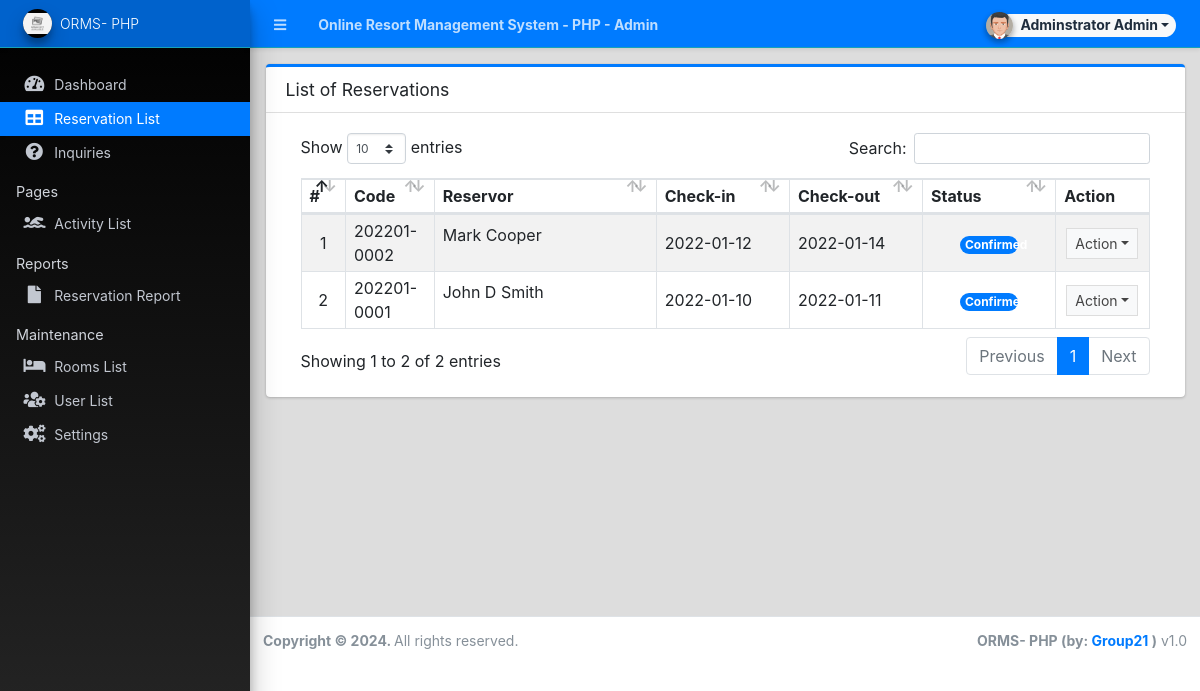
/admin/?page=reservations (signed in), run on an earlier commit of the app's database.
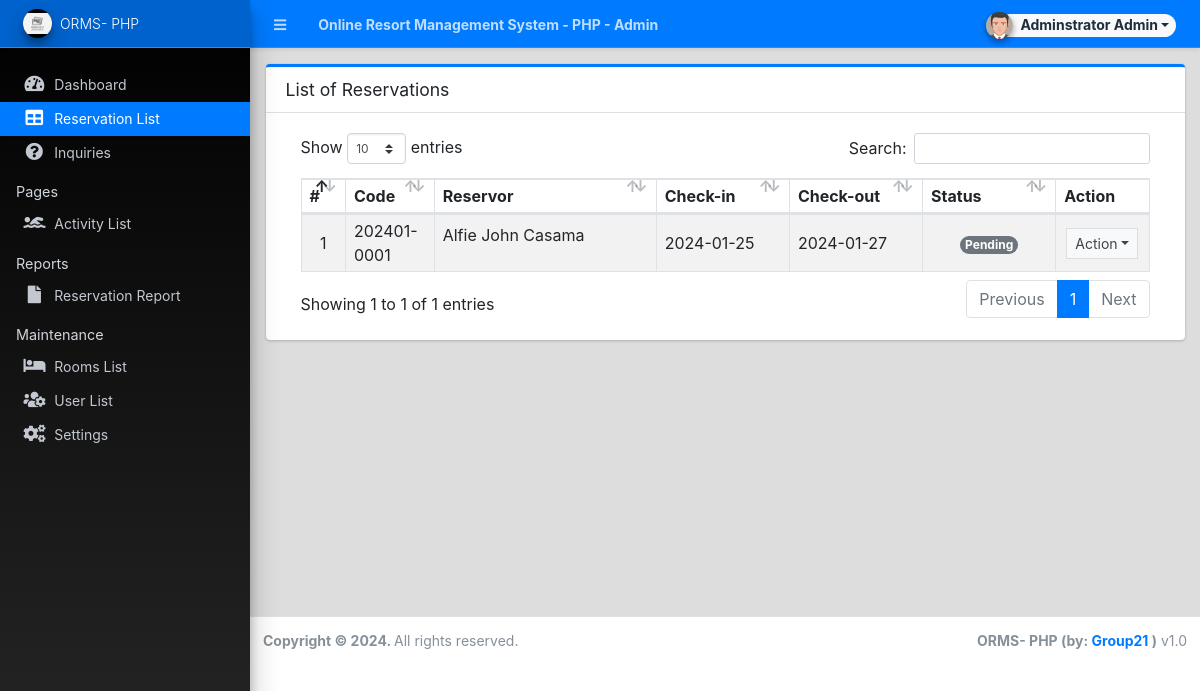
And on a later commit of the database.
### tables this page shows
CREATE TABLE `reservation_list` (
  `id` int(30) NOT NULL,
  `code` varchar(100) NOT NULL,
  `room_id` int(30) NOT NULL,
  `check_in` date NOT NULL,
  `check_out` date NOT NULL,
  `fullname` text NOT NULL,
  `contact` text NOT NULL,
  `email` text NOT NULL,
  `address` text NOT NULL,
  `status` tinyint(1) NOT NULL DEFAULT 0 COMMENT '0=Pending, 1 = Confirmed, 2=Cancelled',
  `date_created` datetime NOT NULL DEFAULT current_timestamp(),
  `date_updated` datetime DEFAULT NULL ON UPDATE current_timestamp()
);

### config.php (called while the page is built, shortened)
<?php
require_once('classes/DBConnection.php');
require_once('classes/SystemSettings.php');
function validate_image($file){
	if(!empty($file)){
        $ex = explode('?',$file);
        $file = $ex[0];
        $param =  isset($ex[1]) ? '?'.$ex[1]  : '';
		if(is_file(base_app.$file)){
			return base_url.$file.$param;
		}else{
			return base_url.'dist/img/no-image-available.png';
		}
	}else{
		return base_url.'dist/img/no-image-available.png';
	}
}
function isMobileDevice(){
    $aMobileUA = array(
        '/iphone/i' => 'iPhone',
        '/ipod/i' => 'iPod',
        '/ipad/i' => 'iPad',
        '/android/i' => 'Android',
        '/blackberry/i' => 'BlackBerry',
        '/webos/i' => 'Mobile'
    );
    return false;
}
?>

### classes/DBConnection.php (called while the page is built, shortened)
<?php
class DBConnection{
    private $host = DB_SERVER;
    private $username = DB_USERNAME;
    private $password = DB_PASSWORD;
    private $database = DB_NAME;
    public $conn;
    public function __construct(){
        if (!isset($this->conn)) {
            $this->conn = new mysqli($this->host, $this->username, $this->password, $this->database);
        }
    }
}
?>

### classes/SystemSettings.php (called while the page is built, shortened)
<?php
class SystemSettings extends DBConnection{
	function userdata($field = ''){
		if(!empty($field)){
			if(isset($_SESSION['userdata'][$field]))
				return $_SESSION['userdata'][$field];
			else
				return null;
		}else{
			return false;
		}
	}
	function info($field=''){
		if(!empty($field)){
			if(isset($_SESSION['system_info'][$field]))
				return $_SESSION['system_info'][$field];
			else
				return false;
		}else{
			return false;
		}
	}
}
$_settings = new SystemSettings();
?>

### admin/reservations/index.php (the view, shortened to what this page needs)
<div class="card card-outline card-primary">
	<div class="card-header">
		<h3 class="card-title">List of Reservations</h3>
	</div>
	<div class="card-body">
		<div class="container-fluid">
        <div class="container-fluid">
			<table class="table table-hover table-striped table-bordered">
				<colgroup>
					<col width="5%">
					<col width="10%">
					<col width="25%">
					<col width="15%">
					<col width="15%">
					<col width="15%">
					<col width="10%">
				</colgroup>
				<thead>
					<tr>
						<th>#</th>
						<th>Code</th>
						<th>Reservor</th>
						<th>Check-in</th>
						<th>Check-out</th>
						<th>Status</th>
						<th>Action</th>
					</tr>
				</thead>
				<tbody>
					<?php
						$i = 1;
						$qry = $conn->query("SELECT * from `reservation_list` order by `status` asc, unix_timestamp(`date_created`) desc ");
						while($row = $qry->fetch_assoc()):
					?>
						<tr>
							<td class="text-center"><?= $i++ ?></td>
							<td><?php echo ($row['code']) ?></td>
							<td class=""><p class="truncate-1"><?php echo ucwords($row['fullname']) ?></p></td>
							<td class=""><?php echo date("Y-m-d",strtotime($row['check_in'])) ?></td>
							<td class=""><?php echo date("Y-m-d",strtotime($row['check_out'])) ?></td>
							<td class="text-center">
								<?php
									switch ($row['status']){
										case 0:
											echo '<span class="rounded-pill badge badge-secondary col-6">Pending</span>';
											break;
										case 1:
											echo '<span class="rounded-pill badge badge-primary col-6">Confirmed</span>';
											break;
									}
								?>
							</td>
							<td align="center">
								 <button type="button" class="btn btn-flat btn-default btn-sm dropdown-toggle dropdown-icon" data-toggle="dropdown">
				                  		Action
				                  </button>
							</td>
						</tr>
					<?php endwhile; ?>
				</tbody>
			</table>
		</div>
		</div>
	</div>
</div>

### admin/index.php (shortened to what this page needs)
<?php require_once('../config.php'); ?>
 <!DOCTYPE html>
<html lang="en" class="" style="height: auto;">
<?php require_once('inc/header.php') ?>
  <body class="sidebar-mini layout-fixed control-sidebar-slide-open layout-navbar-fixed sidebar-mini-md sidebar-mini-xs" data-new-gr-c-s-check-loaded="14.991.0" data-gr-ext-installed="" style="height: auto;">
    <div class="wrapper">
     <?php require_once('inc/topBarNav.php') ?>
     <?php require_once('inc/navigation.php') ?>
     <?php $page = isset($_GET['page']) ? $_GET['page'] : 'home';  ?>
      <div class="content-wrapper pt-3" style="min-height: 567.854px;">
        <section class="content ">
          <div class="container-fluid">
            <?php
              if(!file_exists($page.".php") && !is_dir($page)){
                  include '404.html';
              }else{
                if(is_dir($page))
                  include $page.'/index.php';
                else
                  include $page.'.php';
              }
            ?>
          </div>
        </section>
      </div>
      <?php require_once('inc/footer.php') ?>
  </body>
</html>

### admin/inc/header.php (shortened to what this page needs)
<head>
    <link rel="stylesheet" href="<?php echo base_url ?>plugins/fontawesome-free/css/all.min.css">
    <link rel="stylesheet" href="<?php echo base_url ?>plugins/tempusdominus-bootstrap-4/css/tempusdominus-bootstrap-4.min.css">
  <link rel="stylesheet" href="<?php echo base_url ?>plugins/datatables-bs4/css/dataTables.bootstrap4.min.css">
  <link rel="stylesheet" href="<?php echo base_url ?>plugins/datatables-responsive/css/responsive.bootstrap4.min.css">
  <link rel="stylesheet" href="<?php echo base_url ?>plugins/datatables-buttons/css/buttons.bootstrap4.min.css">
  <link rel="stylesheet" href="<?php echo base_url ?>plugins/select2/css/select2.min.css">
  <link rel="stylesheet" href="<?php echo base_url ?>plugins/select2-bootstrap4-theme/select2-bootstrap4.min.css">
    <link rel="stylesheet" href="<?php echo base_url ?>plugins/icheck-bootstrap/icheck-bootstrap.min.css">
    <link rel="stylesheet" href="<?php echo base_url ?>plugins/jqvmap/jqvmap.min.css">
    <link rel="stylesheet" href="<?php echo base_url ?>plugins/fullcalendar/main.css">
    <link rel="stylesheet" href="<?php echo base_url ?>dist/css/adminlte.css">
    <link rel="stylesheet" href="<?php echo base_url ?>dist/css/custom.css">
    <link rel="stylesheet" href="<?php echo base_url ?>plugins/overlayScrollbars/css/OverlayScrollbars.min.css">
    <link rel="stylesheet" href="<?php echo base_url ?>plugins/daterangepicker/daterangepicker.css">
    <link rel="stylesheet" href="<?php echo base_url ?>plugins/summernote/summernote-bs4.min.css">
  <link rel="stylesheet" href="<?php echo base_url ?>plugins/sweetalert2-theme-bootstrap-4/bootstrap-4.min.css">
  </head>

### admin/inc/topBarNav.php (shortened to what this page needs)
<nav class="main-header navbar navbar-expand navbar-dark border  border-info border-top-0  border-left-0 border-right-0 text-sm shadow-sm bg-primary">
  <ul class="navbar-nav">
    <li class="nav-item">
    <a class="nav-link" data-widget="pushmenu" href="#" role="button"><i class="fas fa-bars"></i></a>
    </li>
    <li class="nav-item d-none d-sm-inline-block">
      <a href="<?php echo base_url ?>" class="nav-link"><b><?php echo (!isMobileDevice()) ? $_settings->info('name'):$_settings->info('short_name'); ?> - Admin</b></a>
    </li>
  </ul>
  <ul class="navbar-nav ml-auto">
    <li class="nav-item">
      <div class="btn-group nav-link">
            <button type="button" class="btn btn-rounded badge badge-light dropdown-toggle dropdown-icon" data-toggle="dropdown">
              <span><img src="<?php echo validate_image($_settings->userdata('avatar')) ?>" class="img-circle elevation-2 user-img" alt="User Image"></span>
              <span class="ml-3"><?php echo ucwords($_settings->userdata('firstname').' '.$_settings->userdata('lastname')) ?></span>
            </button>
        </div>
    </li>
  </ul>
</nav>

### admin/inc/navigation.php (shortened to what this page needs)
<aside class="main-sidebar sidebar-dark-primary elevation-4 sidebar-no-expand bg-gradient-black">
  <a href="<?php echo base_url ?>admin" class="brand-link bg-transparent text-sm border-info shadow-sm bg-primary">
  <img src="<?php echo validate_image($_settings->info('logo'))?>" alt="Store Logo" class="brand-image img-circle elevation-3 bg-black" style="width: 1.8rem;height: 1.8rem;max-height: unset;object-fit:scale-down;object-position:center center">
  <span class="brand-text font-weight-light"><?php echo $_settings->info('short_name') ?></span>
  </a>
  <div class="sidebar os-host os-theme-light os-host-overflow os-host-overflow-y os-host-resize-disabled os-host-transition os-host-scrollbar-horizontal-hidden">
    <div class="os-content-glue" style="margin: 0px -8px; width: 249px; height: 646px;"></div>
    <div class="os-padding">
      <div class="os-viewport os-viewport-native-scrollbars-invisible" style="overflow-y: scroll;">
        <div class="os-content" style="padding: 0px 8px; height: 100%; width: 100%;">
          <nav class="mt-4">
             <ul class="nav nav-pills nav-sidebar flex-column text-sm nav-compact nav-flat nav-child-indent nav-collapse-hide-child" data-widget="treeview" role="menu" data-accordion="false">
              <li class="nav-item dropdown">
                <a href="./" class="nav-link nav-home">
                  <i class="nav-icon fas fa-tachometer-alt"></i>
                  <p>
                    Dashboard
                  </p>
                </a>
              </li>
              <li class="nav-item">
                <a href="<?php echo base_url ?>admin/?page=reservations" class="nav-link nav-reservations">
                  <i class="nav-icon fas fa-table"></i>
                  <p>
                    Reservation List
                  </p>
                </a>
              </li>
              <li class="nav-item">
                <a href="<?php echo base_url ?>admin/?page=inquiries" class="nav-link nav-inquiries">
                  <i class="nav-icon fas fa-question-circle"></i>
                  <p>
                    Inquiries
                  </p>
                </a>
              </li>
              <li class="nav-header">Pages</li>
              <li class="nav-item dropdown">
                <a href="<?php echo base_url ?>admin/?page=activities" class="nav-link nav-activities">
                  <i class="nav-icon fas fa-swimmer"></i>
                  <p>
                    Activity List
                  </p>
                </a>
              </li>
              <li class="nav-header">Reports</li>
              <li class="nav-item dropdown">
                <a href="<?php echo base_url ?>admin/?page=reports" class="nav-link nav-reports">
                  <i class="nav-icon fas fa-file"></i>
                  <p>
                    Reservation Report
                  </p>
                </a>
              </li>
              <?php if($_settings->userdata('type') == 1): ?>
              <li class="nav-header">Maintenance</li>
              <li class="nav-item dropdown">
                <a href="<?php echo base_url ?>admin/?page=rooms" class="nav-link nav-rooms">
                  <i class="nav-icon fas fa-bed"></i>
                  <p>
                    Rooms List
                  </p>
                </a>
              </li>
              <li class="nav-item dropdown">
                <a href="<?php echo base_url ?>admin/?page=user/list" class="nav-link nav-user_list">
                  <i class="nav-icon fas fa-users-cog"></i>
                  <p>
                    User List
                  </p>
                </a>
              </li>
              <li class="nav-item dropdown">
                <a href="<?php echo base_url ?>admin/?page=system_info" class="nav-link nav-system_info">
                  <i class="nav-icon fas fa-cogs"></i>
                  <p>
                    Settings
                  </p>
                </a>
              </li>
              <?php endif; ?>
            </ul>
          </nav>
        </div>
      </div>
    </div>
  </div>
</aside>

### admin/inc/footer.php (shortened to what this page needs)
<footer class="main-footer text-sm">
        <strong>Copyright © <?php echo date('Y') ?>.
        </strong>
        All rights reserved.
        <div class="float-right d-none d-sm-inline-block">
          <b><?php echo $_settings->info('short_name') ?> (by: <a href="https://1sourcecodr.blogspot.com/" target="blank">Group21</a> )</b> v1.0
        </div>
      </footer>
    </div>

### admin/inc/topBarNav.php (style rules this page uses)
.user-img { position: absolute; height: 27px; width: 27px; object-fit: cover; left: -7%; top: -12%; }
.btn-rounded { border-radius: 50px; }

What changed in the data, as far as the page shows it:
removed reservation_list: code "202201-0002", fullname "Mark Cooper", check_in "2022-01-12", check_out "2022-01-14", status "Confirmed"
removed reservation_list: code "202201-0001", fullname "John D Smith", check_in "2022-01-10", check_out "2022-01-11", status "Confirmed"
added reservation_list: code "202401-0001", fullname "Alfie John Casama", check_in "2024-01-25", check_out "2024-01-27", status "Pending"
Also different on the page:
text written by a page script: "Show entries Search: Showing 1 to 2 of 2 entries Previous 1 Next" → "Show entries Search: Showing 1 to 1 of 1 entries Previous 1 Next"
